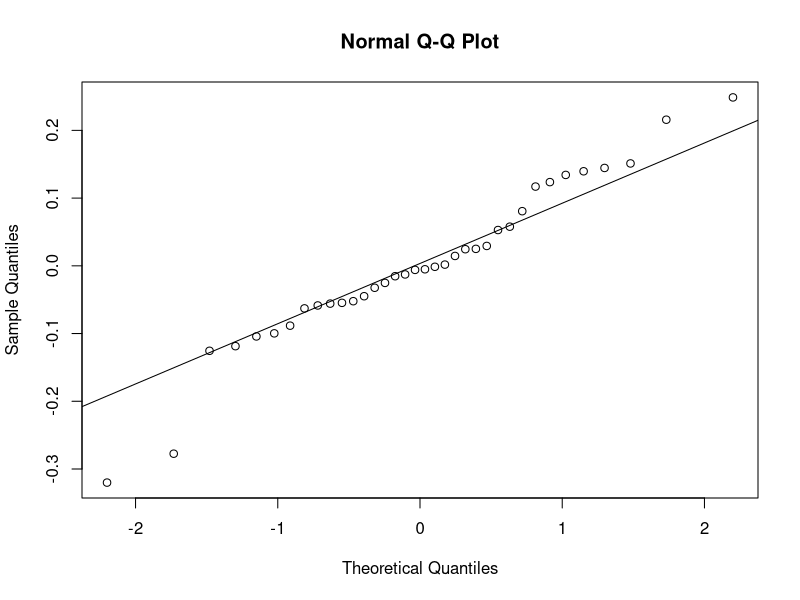
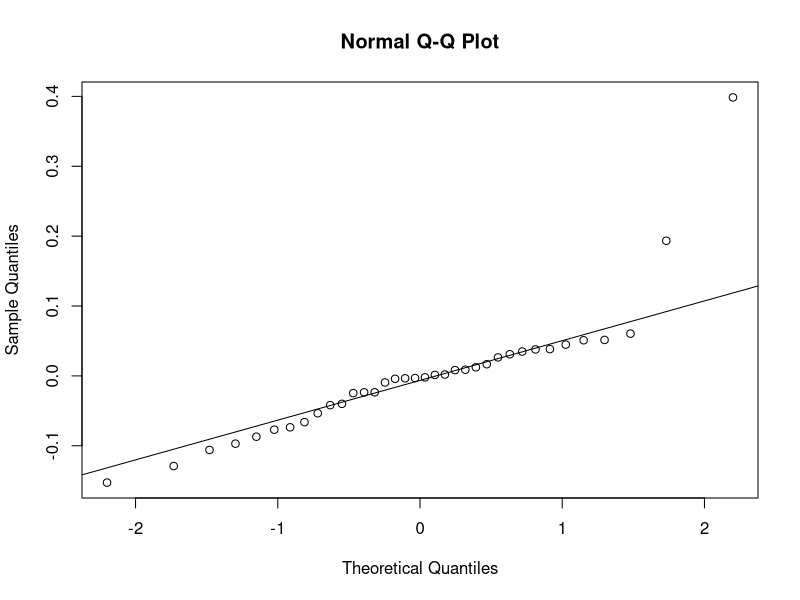
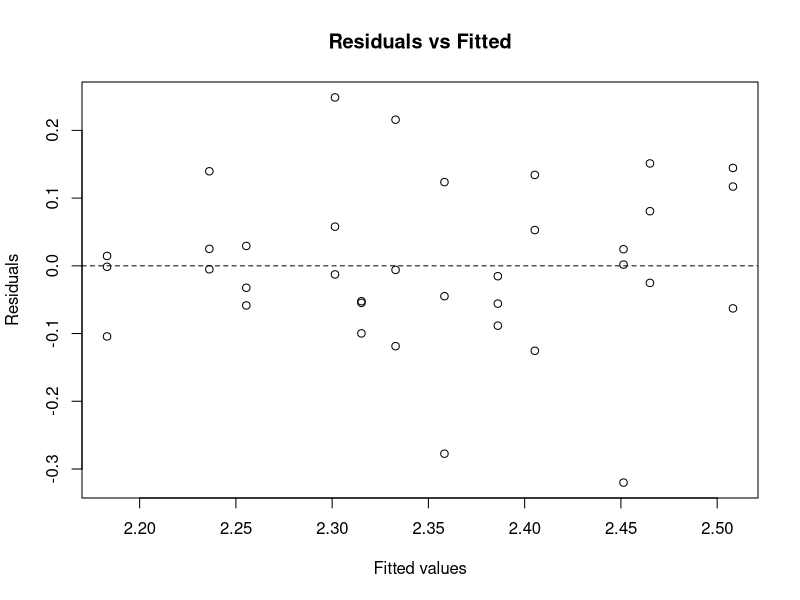
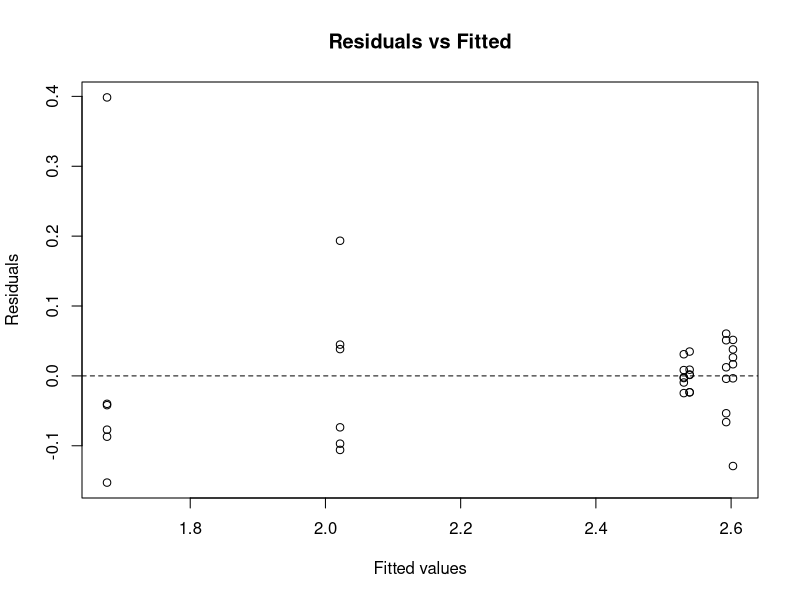

The R script that drew these images, in order: (Note: this script raises an error after producing the figures.)
# ============================================================
# Mixed-Effects Model (Treatment x Time, Experiment as Random)
# with Tukey-Adjusted Post-Hoc Comparisons
#
# Design: 2 experiments (random) x 2 treatments (fixed) x
#         3 time points (fixed) x 3 replicates = 36 obs
# ============================================================

library(lme4)
library(lmerTest)   # adds p-values to lmer via Satterthwaite df
library(emmeans)    # post-hoc comparisons for mixed models
library(dplyr)
library(ggplot2)

# ------------------------------------------------------------
# 1. Load your data
# ------------------------------------------------------------
# Expects a long-format CSV with one row per sample:
#   experiment,treatment,time,rep,response
# See sample_data.csv for the expected format (2 experiments x
# 2 treatments x 3 time points x 3 replicates = 36 rows).
mneg <- read.csv("aflatoxin_m_neg.csv")
mpos <- read.csv("aflatoxin_m_pos.csv")

mneg$experiment <- factor(mneg$experiment)
mneg$treatment  <- factor(mneg$treatment)
mneg$time       <- factor(mneg$time, levels = c("D0", "D4", "D7"))
mpos$experiment <- factor(mpos$experiment)
mpos$treatment  <- factor(mpos$treatment)
mpos$time       <- factor(mpos$time, levels = c("D0", "D4", "D7"))


str(mneg)
str(mpos)

# ------------------------------------------------------------
# 2. Mixed-effects model
# ------------------------------------------------------------
# Treatment and time (and their interaction) are fixed effects.
# Experiment is a random effect -- this treats the 2 experiments
# as a random sample from a broader population of possible
# experimental runs, and accounts for the fact that samples
# within the same experiment aren't fully independent.
model_neg <- lmer(response ~ treatment * time + (1 | experiment), data = mneg)
model_pos <- lmer(response ~ treatment * time + (1 | experiment), data = mpos)

summary(model_neg)
summary(model_pos)
anova(model_neg)   # Type III tests (Satterthwaite df) for fixed effects
anova(model_pos)

# ------------------------------------------------------------
# 3. Check assumptions
# ------------------------------------------------------------
# Normality of residuals
shapiro.test(resid(model_neg))
shapiro.test(resid(model_pos))
qqnorm(resid(model_neg)); qqline(resid(model_neg))
qqnorm(resid(model_pos)); qqline(resid(model_pos))

# Residuals vs fitted (check homogeneity of variance)
plot(fitted(model_neg), resid(model_neg),
     xlab = "Fitted values", ylab = "Residuals",
     main = "Residuals vs Fitted")
abline(h = 0, lty = 2)
plot(fitted(model_pos), resid(model_pos),
     xlab = "Fitted values", ylab = "Residuals",
     main = "Residuals vs Fitted")
abline(h = 0, lty = 2)


# Random effect (experiment) variance -- if this is ~0, the
# random effect may not be doing much and a simple two-way
# ANOVA might suffice. If it's sizable, keep the mixed model.
VarCorr(model_neg)
VarCorr(model_pos)
print(VarCorr(model_neg), comp = "Var")
print(VarCorr(model_pos), comp = "Var")
# ------------------------------------------------------------
# 4. Tukey-adjusted post-hoc comparisons (via emmeans)
# ------------------------------------------------------------
# TukeyHSD() does not work on mixed models (lmer objects), so
# emmeans is the standard replacement -- it computes estimated
# marginal means and applies the same Tukey adjustment for
# multiple comparisons.

# a) All pairwise comparisons across every treatment x time
#    combination (best choice if the interaction is significant)
emm_int_neg <- emmeans(model_neg, ~ treatment * time)
tukey_int_neg <- pairs(emm_int_neg, adjust = "tukey")
tukey_int_df_neg <- as.data.frame(tukey_int_neg)
tukey_int_df_neg <- tukey_int_df_neg[order(tukey_int_df_neg$p.value), ]
print(tukey_int_df_neg, digits = 3)
emm_int_pos <- emmeans(model_pos, ~ treatment * time)
tukey_int_pos <- pairs(emm_int_pos, adjust = "tukey")
tukey_int_df_pos <- as.data.frame(tukey_int_pos)
tukey_int_df_pos <- tukey_int_df_pos[order(tukey_int_df_pos$p.value), ]
print(tukey_int_df_pos, digits = 3)

# b) Main effect comparisons (use if interaction is NOT significant)
pairs(emmeans(model, ~ treatment), adjust = "tukey")
pairs(emmeans(model, ~ time), adjust = "tukey")

# ------------------------------------------------------------
# 5. Pull out specific comparisons of interest
#    e.g., compare time points WITHIN each treatment
#    (this is what "compare 2 time points" usually means)
# ------------------------------------------------------------
# emmeans lets you do this directly and cleanly using "by":
time_within_treatment_neg <- emmeans(model_neg, ~ time | treatment)
pairs(time_within_treatment_neg, adjust = "tukey")
time_within_treatment_pos <- emmeans(model_pos, ~ time | treatment)
pairs(time_within_treatment_pos, adjust = "tukey")


# Or treatment comparisons within each time point:
treatment_within_time_neg <- emmeans(model_neg, ~ treatment | time)
pairs(treatment_within_time_neg, adjust = "tukey")
treatment_within_time_pos <- emmeans(model_pos, ~ treatment | time)
pairs(treatment_within_time_pos, adjust = "tukey")

# ------------------------------------------------------------
# 6. Visualize
# ------------------------------------------------------------
ggplot(mneg, aes(x = time, y = response, color = treatment, group = treatment)) +
  stat_summary(fun = mean, geom = "line") +
  stat_summary(fun.data = mean_se, geom = "errorbar", width = 0.1) +
  stat_summary(fun = mean, geom = "point", size = 2) +
  facet_wrap(~experiment) +
  labs(title = "Treatment x Time interaction, by experiment",
       y = "Response", x = "Time point") +
  theme_minimal()
